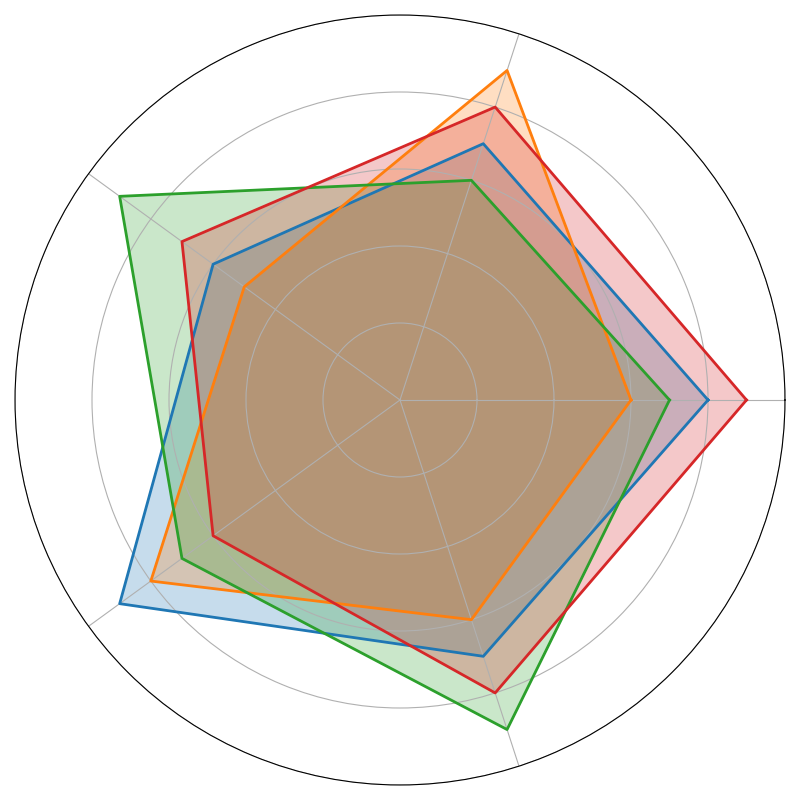

Write Python code to recreate this figure.
import matplotlib.pyplot as plt
import numpy as np

# Define magical categories
categories = ['Alchemy', 'Spell Casting', 'Potion Brewing', 'Enchanting', 'Summoning']
N = len(categories)

# Magical power ratings for each faction
wizard_factions = {
    'Elemental Guild': [8, 7, 6, 9, 7],
    'Mystic Union': [6, 9, 5, 8, 6],
    'Arcane Brotherhood': [7, 6, 9, 7, 9],
    'Ethereal Domain': [9, 8, 7, 6, 8]
}

# Convert data to numpy array and ensure the radar chart is closed
data = {name: np.array(values + [values[0]]) for name, values in wizard_factions.items()}

# Compute the angles for radar chart
angles = np.linspace(0, 2 * np.pi, N, endpoint=False).tolist()
angles += angles[:1]

# Define colors for each faction
colors = ['#1f77b4', '#ff7f0e', '#2ca02c', '#d62728']

# Create radar chart
fig, ax = plt.subplots(figsize=(8, 8), subplot_kw=dict(polar=True))

# Plot each faction's magical abilities
for (name, values), color in zip(data.items(), colors):
    ax.fill(angles, values, color=color, alpha=0.25)
    ax.plot(angles, values, color=color, linewidth=2)

# Customize the radar chart
ax.set_xticks(angles[:-1])
ax.set_xticklabels([])  # Remove category labels
ax.set_yticklabels([])  # Remove radial labels
ax.set_ylim(0, 10)

# Remove legend
# Adjust layout to prevent overlap
plt.tight_layout()

# Display the radar chart
plt.show()
